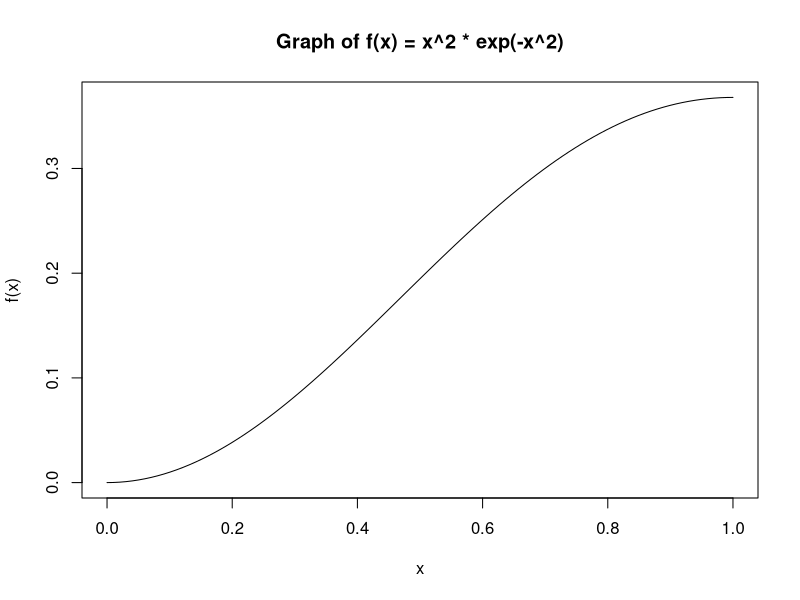
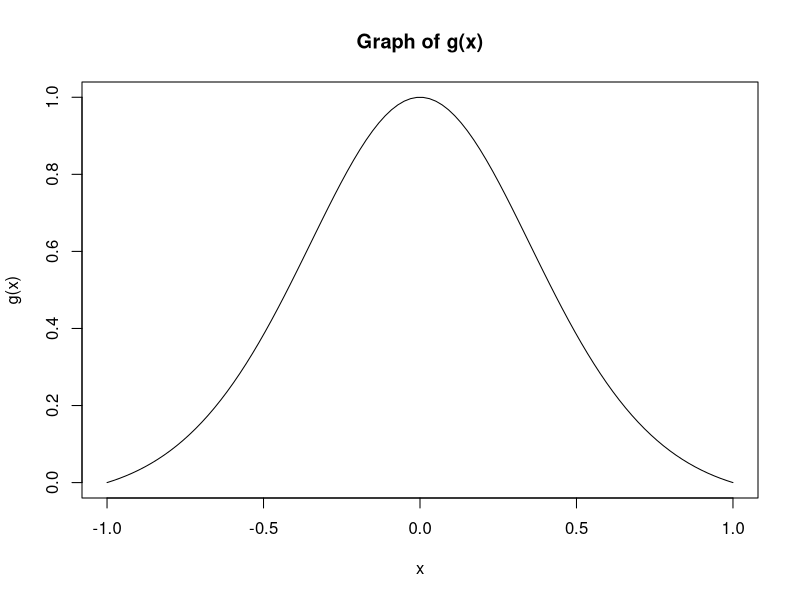
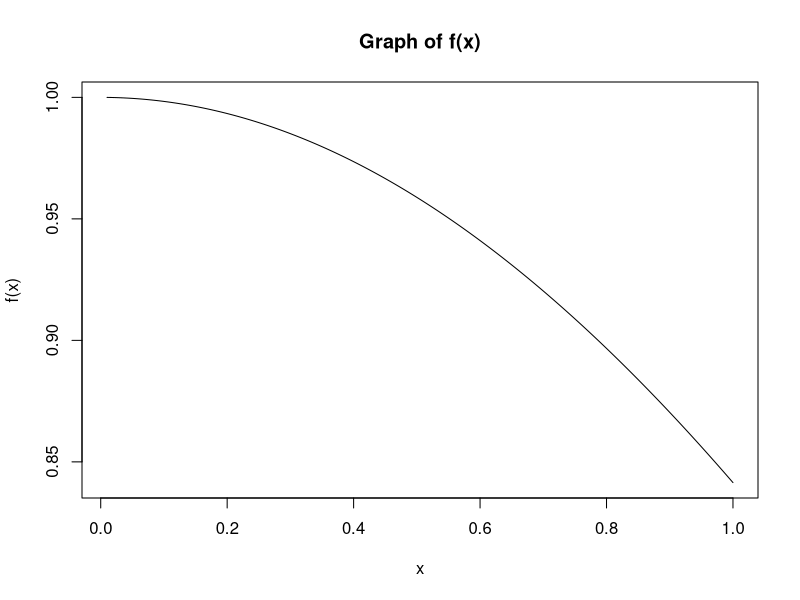

Here is the R script that generated these plots, in order:
## ---- chunk 1
set.seed(675)
# options(scipen = 3)
## ---- chunk 2
# Define the integrand function
f <- function(x) exp(-x)

# Part (a)
n <- 1000  # number of samples
x_smp <- runif(n, min = 0, max = 2)  # sampling U(0, 2)
theta_hat_1 <- mean(f(x_smp)) * 2
var_hat_1 <- var(f(x_smp)) * 2^2 # var. estimate

# Part (b)
x_smp_exp <- rexp(n)  # exp distr
theta_hat_2 <- mean(x_smp_exp <= 2)
var_hat_2 <- var(x_smp_exp <= 2)

# Part (c)
results <- matrix(c(var_hat_1, var_hat_2),
                  nrow = 1, ncol = 2)
colnames(results) <- c("Uniform dist", "Exponential dist.")
rownames(results) <- c("Variance")
print(results)

# Comparing efficiencies
if (var_hat_1 < var_hat_2) {
  cat("Uniform distribution estimator is more efficient.\n")
} else if (var_hat_1 > var_hat_2) {
  cat("Exponential distribution estimator is more efficient.\n")
} else {
  cat("Both estimators have the same efficiency.\n")
}
## ---- chunk 3
# Define the integrand function
f <- function(x) x^2 * exp(-x^2)

# Part (a)
x_values <- seq(0, 1, length.out = 100)
plot(x_values, f(x_values), type = "l",
     xlab = "x", ylab = "f(x)",
     main = "Graph of f(x) = x^2 * exp(-x^2)")

# Part (b)
n <- 1000
x_smp <- runif(n)            # unif sampling U(0, 1)
theta_mc <- mean(f(x_smp))
var_mc <- var(f(x_smp)) / n  # variance estimate

# Part (c)
# Antithetic variable approach
x_smp_anti <- c(runif(n / 2, 0, 0.5),
                1 - runif(n / 2, 0, 0.5))  # antithetic variables
theta_anti <- mean(f(x_smp_anti))
var_anti <- var(f(x_smp_anti)) / n         # antithetic var. est.

# Calculate variance reduction percentage
# var_red_pct <- 100 * (1 - var_anti / var_mc)
var_red_pct <- 100 * ((var_mc-var_anti)/var_mc)

# Report results
results <- matrix(c(theta_mc, theta_anti, var_mc, var_anti),
                  nrow = 2, ncol = 2)
colnames(results) <- c("Estimate", "Variance")
rownames(results) <- c("Monte Carlo", "Antithetic")
results <- round(results, 7)
print(results)
cat("Percentage of variance reduction over Monte Carlo: ",
    round(var_red_pct, 3), "%\n", sep = "")
## ---- chunk 4
# Define the integrand function
g <- function(x) (1 - x^2) / (1 + x^2)^3

# Part (a)
x_values <- seq(-1, 1, length.out = 100)
plot(x_values, g(x_values), type = "l",
     xlab = "x", ylab = "g(x)",
     main = "Graph of g(x)")

# Part (b)
n <- 1000  # number of samples
x_smp <- runif(n, -1, 1)           # unif sampling U(-1, 1)
mu_mc <- mean(g(x_smp)) * 2
var_mc <- var(g(x_smp)) * 2^2 / n  # variance estimate

# Part (c)
# Proposal distribution is a normal distribution centered at 0
prop_dens <- function(x) dnorm(x, mean = 0, sd = 1)
prop_smp <- function(n) rnorm(n, mean = 0, sd = 1)

# Generate samples from the proposal distribution
x_smp_imp <- prop_smp(n)

# Generate normalized the weights
weights_fun <- function(x) g(x) / prop_dens(x)
weights <- weights_fun(x_smp_imp)
weights <- weights / sum(weights)

# Estimate mu and var using importance sampling
mu_imp <- mean(g(x_smp_imp) / prop_dens(x_smp_imp))
var_imp <- var(g(x_smp_imp) * weights)# * 2^2 / n


# Calculate variance reduction percentage
var_red_pct <- 100 * (1 - var_imp / var_mc)

# Report results
results <- matrix(c(mu_mc, mu_imp, var_mc, var_imp),
                  nrow = 2, ncol = 2)
colnames(results) <- c("mu estimate", "variance")
rownames(results) <- c("Monte Carlo", "Importance Sampling")
results <- round(results, 7)
print(results)

cat("Percentage of variance reduction over Monte Carlo: ",
    round(var_red_pct, 3), "%\n", sep = "")
## ---- chunk 5
# Define the integrand function
f <- function(x) {
  ifelse(x == 0, 1, sin(x) / x)
}

# Part (a)
# Plot the function
# x = 0 is omitted to avoid singularity
x_values <- seq(0.01, 1, length.out = 1000)
plot(x_values, f(x_values), type = "l",
     xlab = "x", ylab = "f(x)", main = "Graph of f(x)")

# Part (b)
# Monte Carlo estimation
n <- 1000
x_smp <- runif(n)                   # unif sampling U(0, 1)
theta_mc <- mean(f(x_smp))
theta_intg <- integrate(f, 0, 1)$value  # Exact value using integrate()

# Compare results
estimates <- matrix(c(theta_mc, theta_intg),
                    nrow = 1, ncol = 2)
colnames(estimates) <- c("Monte Carlo", "integrate()")
rownames(estimates) <- c("Theta Estimate")
print(estimates)

# Part (c)
# Estimate the variance of theta hat
var_mc <- var(f(x_smp)) / n  # variance estimate
cat("Variance estimate of theta:", var_mc, "\n")

# Part (d)
# Antithetic variables approach
x_smp_av <- c(runif(n/2), 1 - runif(n/2))  # antithetic variables
theta_av <- mean(f(x_smp_av))
var_av <- var(f(x_smp_av)) / n
var_red_av <- 100 * (1 - var_av / var_mc)

# Define the control variate function
cv <- function(x) x^2 * exp(-x^2)
# Generate samples for control variates
x_smp_cv <- f(x_smp) + cv(x_smp) * (x_smp - 1/2)
theta_hat_cv <- mean(x_smp_cv)
var_cv <- var(x_smp_cv) / n
var_red_cv <- 100 * (1 - var_cv / var_mc)

# Importance Sampling


# Report the variance reduction percentage
var_red_mat <- matrix(c(var_red_av, var_red_cv), ncol=2, nrow = 1)
colnames(var_red_mat) <- c("Antithetic Variables", "Control Variates")
rownames(var_red_mat) <- c("Variance Reduction (%)")
print(var_red_mat)
## ---- chunk 6

